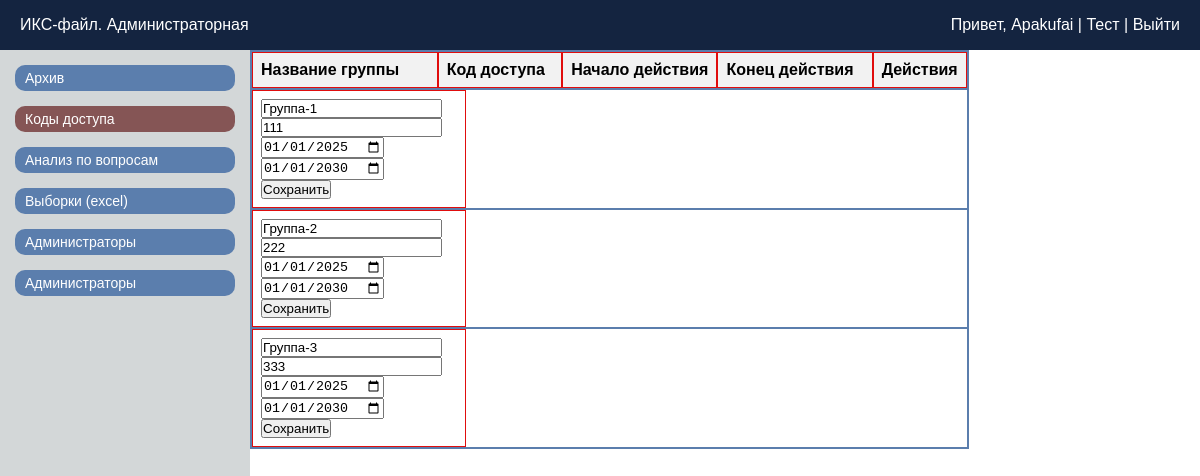
Page /cab_codes (signed in) on the committed database.
### tables this page shows
CREATE TABLE ISeC_accessCodes (
    testGroup TEXT PRIMARY KEY,
    code TEXT UNIQUE,
	yearFrom INTEGER,
	monthFrom INTEGER,
	dayFrom INTEGER,
	yearUntil INTEGER,
	monthUntil INTEGER,
	dayUntil INTEGER
);

### app.py (the view)
@app.route('/cab_codes')
def cab_codes():
    if 'adminName' not in session:
        return redirect(url_for('cab_login'))
    conn = get_db_connection()
    cursor = conn.cursor()
    cursor.execute("SELECT testGroup, code, yearFrom, monthFrom, dayFrom, yearUntil, monthUntil, dayUntil FROM ISeC_accessCodes")
    access_codes = cursor.fetchall()
    conn.close()
    codes_list = []
    for row in access_codes:
        codes_list.append({
            'test_group': row[0],
            'code': row[1],
            'start_date': f"{row[2]}-{row[3]:02d}-{row[4]:02d}",
            'end_date': f"{row[5]}-{row[6]:02d}-{row[7]:02d}"
        })
    return render_template('cab_codes.html', codes=codes_list)

### app.py (called while the page is built)
def get_db_connection():
    try:
        db_path = os.path.join(os.path.dirname(__file__), 'database/ISeC_database.db')
        if not os.path.exists(db_path):
            print(f"База данных не найдена по пути: {db_path}")
        print("Попытка подключения к базе данных...")
        conn = sqlite3.connect(db_path)  # Укажите путь к вашей базе данных
        conn.row_factory = sqlite3.Row  # Позволяет обращаться к столбцам по именам
        print("Подключение успешно.")
        return conn
    except sqlite3.Error as e:
        print(f"Ошибка подключения к базе данных: {e}")
        return None

### templates/cab_codes.html (shortened to what this page needs)
<!doctype html>
<html lang="ru">
<head>
	<link rel="stylesheet" href="{{ url_for('static', filename='css/style_adminCab.css') }}">
</head>
<body>
	<header class="header">
		<div class="header_ISeC">ИКС-файл. Администраторная</div>
		<div class="header_admin">
			<span>
				Привет, <a href="{{ url_for('index') }}">{{ session['adminName'] }}</a> |
				<a href="{{ url_for('index') }}">Тест</a> |
				<a href="{{ url_for('logout') }}">Выйти</a>
			</span>
		</div>
	</header>
	<main class="main">
		<div class="side_menu">
			<button class="btn_sidelink" onclick="window.location.href='http://127.0.0.1:5000/cab_archive'">
				Архив
			</button>
			<button class="btn_sidelink_actual" onclick="window.location.href='http://127.0.0.1:5000/cab_codes'">
				Коды доступа
			</button>
			<button class="btn_sidelink" onclick="window.location.href='http://127.0.0.1:5000/cab_analysis'">
				Анализ по вопросам
			</button>
			<button class="btn_sidelink" onclick="window.location.href='http://127.0.0.1:5000/cab_excelgen'">
				Выборки (excel)
			</button>
			<button class="btn_sidelink" onclick="window.location.href='http://127.0.0.1:5000/cab_admins'">
				Администраторы
			</button>
			<a class="btn_sidelink" href="http://127.0.0.1:5000/cab_admins">
				<span>Администраторы</span>
			</a>
		</div>
		<div class="central_codes">
			<table>
				<thead>
					<tr class="entrycode_head">
						<th>Название группы</th>
						<th>Код доступа</th>
						<th>Начало действия</th>
						<th>Конец действия</th>
						<th>Действия</th>
					</tr>
				</thead>
				<tbody>
					{% for code in codes %}
					<tr class="entrycode_block">
						<td>
							<form action="{{ url_for('update_code') }}" method="POST" style="display:inline;">
								<input type="text" name="test_group" value="{{ code.test_group }}">
								<input type="text" name="code" value="{{ code.code }}">
								<input type="date" name="start_date" value="{{ code.start_date }}">
								<input type="date" name="end_date" value="{{ code.end_date }}">
								<button type="submit">Сохранить</button>
							</form>
						</td>
					</tr>
					{% endfor %}
				</tbody>
			</table>
		</div>
	</main>
</body>
</html>

### static/css/style_adminCab.css (style rules this page uses)
* { margin: 0; padding: 0; box-sizing: border-box; }
body { font-family: Arial, sans-serif; color: #ffffff; background-color: #ffffff; }
.header { width: 100%; height: 50px; display: flex; justify-content: space-between; align-items: center; padding: 0 10px; background-color: #142440; }
.header_ISeC { padding-left: 10px; }
.header_admin { text-align: right; padding-right: 10px; }
a { text-decoration: none; color: inherit; background-color: transparent; }
.main { display: flex; flex-direction: row; }
.side_menu { padding-top: 15px; display: flex; flex-direction: column; width: 250px; background-color: #d3d7d8; height: calc(100vh - 50px); gap: 15px; }
.btn_sidelink { color: #ffffff; background-color: #5b7ead; text-align: left; font-size: 14px; margin: 0 15px; padding: 5px 0 5px 10px; border-radius: 10px; border: none; cursor: pointer; }
.btn_sidelink_actual { color: #ffffff; background-color: #855555; text-align: left; font-size: 14px; margin: 0 15px; padding: 5px 0 5px 10px; border-radius: 10px; border: none; cursor: pointer; }
.entrycode_head { display: flex; flex-direction: row; color: black; border-top: none; border: 2px solid #5b7ead; }
.entrycode_block { display: flex; flex-direction: row; color: black; border-top: none; border-right: 2px solid #5b7ead; border-bottom: 2px solid #5b7ead; border-left: 2px solid #5b7ead; }
table { width: 100%; border-collapse: collapse; }
th, td { border: 1px solid #e00d0d; padding: 8px; text-align: left; }
th { background-color: #f2f2f2; }
th:nth-child(1), td:nth-child(1) { width: 30%; }
th:nth-child(2), td:nth-child(2) { width: 20%; }
th:nth-child(3), td:nth-child(3) { width: 25%; }
th:nth-child(4), td:nth-child(4) { width: 25%; }

### rows in the picture
ISeC_accessCodes: test_group "Группа-1", code "111", start_date "01/01/2025", end_date "01/01/2030"
ISeC_accessCodes: test_group "Группа-2", code "222", start_date "01/01/2025", end_date "01/01/2030"
ISeC_accessCodes: test_group "Группа-3", code "333", start_date "01/01/2025", end_date "01/01/2030"

### other values in the picture
{{ session['adminName'] }} "Apakufai"
